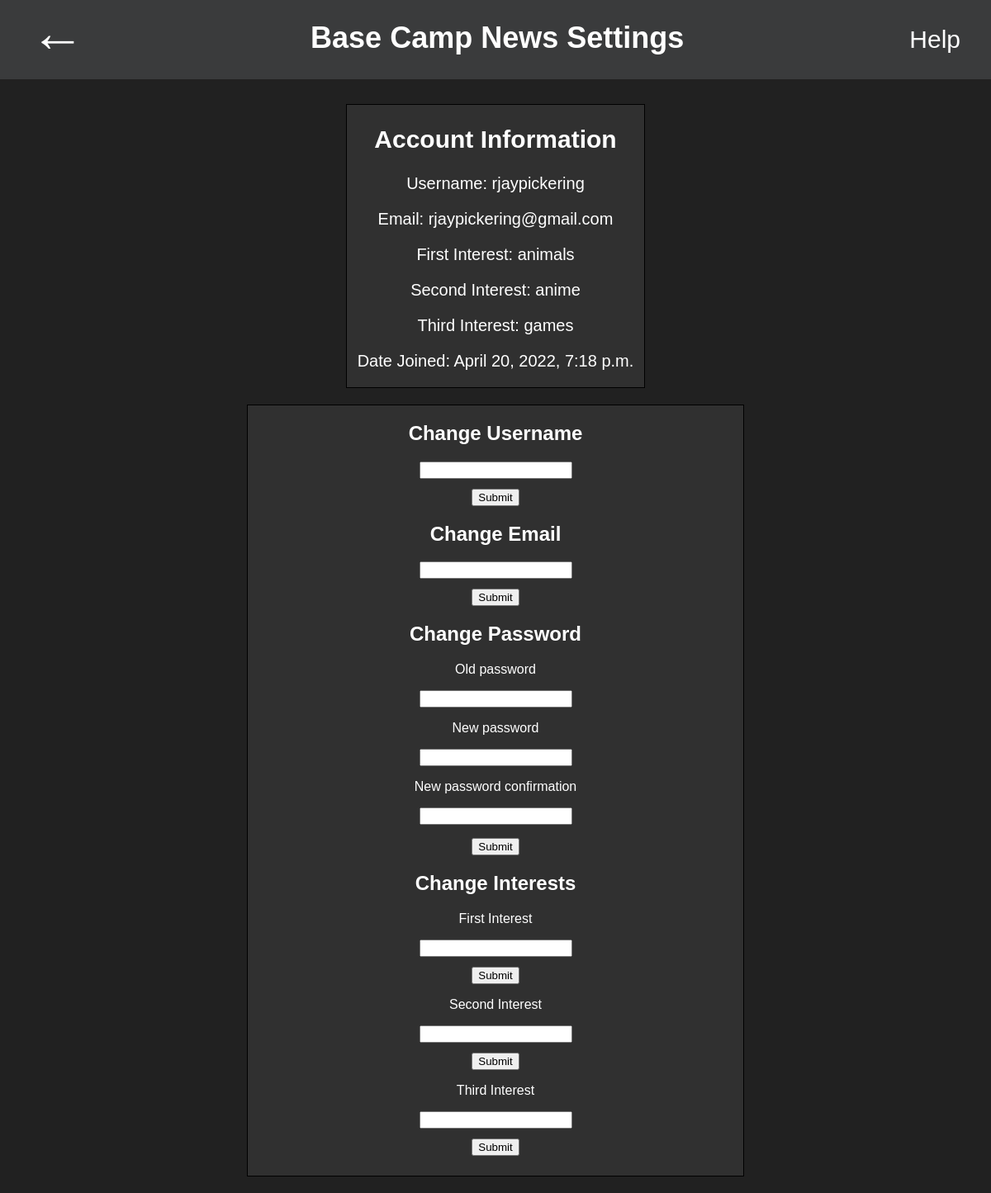
/setting/ (signed in), run on the app's committed database.
### application/models.py (models this page shows, shortened)
class Customer(AbstractBaseUser, PermissionsMixin):
    username = models.CharField(max_length=128, default='New_User_1953', blank="New_User_1953")
    email = models.EmailField(unique=True, default='')
    password1 = models.CharField(max_length=120)
    password2 = models.CharField(max_length=120)
    interest1 = models.CharField(max_length=50)
    interest2 = models.CharField(max_length=50)
    interest3 = models.CharField(max_length=50)
    is_staff = models.BooleanField(default=False)
    is_active = models.BooleanField(default=True)
    date_joined = models.DateTimeField(default=timezone.now)
    USERNAME_FIELD = 'email'
    REQUIRED_FIELDS = []
    objects = CustomerManager()

### application/views.py (the view)
# urls.py: path('setting/', settingStyle, name="settings"),
@login_required(login_url='signin')
def settingStyle(request):
    if request.method == 'POST':
        if 'password_change' in request.POST:
            if request.method == 'POST':
                form = PasswordChangeForm(request.user, request.POST)
                context = {'form':form}
                if form.is_valid():
                    user = form.save()
                    update_session_auth_hash(request, user)  # Important!
                    messages.success(request, 'Your password was successfully updated!')
                else:
                    messages.error(request, 'Please correct the error below.')
        elif 'username_change' in request.POST:
            username = request.user.username
            newusername = request.POST.get('new_username')
            user = Customer.objects.get(username = username)
            user.username = newusername
            user.save()
            form = PasswordChangeForm(request.user, request.POST)
            context = {'form':form}
        elif 'email_change' in request.POST:
            username = request.user.username
            newemail = request.POST.get('new_email')
            emails = Customer.objects.get(username = username)
            emails.email = newemail
            emails.save()
            form = PasswordChangeForm(request.user, request.POST)
            context = {'form':form}
        elif 'first_change' in request.POST:
            username = request.user.username
            newInterest = request.POST.get('new_first')
            Interest = Customer.objects.get(username = username)
            Interest.interest1 = newInterest
            Interest.save()
            form = PasswordChangeForm(request.user, request.POST)
            context = {'form':form}
        elif 'second_change' in request.POST:
            username = request.user.username
            newInterest = request.POST.get('new_second')
            Interest = Customer.objects.get(username = username)
            Interest.interest2 = newInterest
            Interest.save()
            form = PasswordChangeForm(request.user, request.POST)
            context = {'form':form}
        elif 'third_change' in request.POST:
            username = request.user.username
            newInterest = request.POST.get('new_third')
            Interest = Customer.objects.get(username = username)
            Interest.interest3 = newInterest
            Interest.save()
            form = PasswordChangeForm(request.user, request.POST)
            context = {'form':form}
    else:
        form = PasswordChangeForm(request.user, request.POST)
        context = {'form':form}
    return render(request, 'settings.html', context)

### application/templates/settings.html (shortened to what this page needs)
{% load static %}
<!DOCTYPE html>
<html lang="en">
  <head>
    <link rel="stylesheet" href="{% static 'index.css' %}" />
  </head>
  <body id="main" class="settings_background">
    <div class="settings_flex">
      <a href="{% url 'foryou' %}" class="home_settings">←</a>
      <h1>Base Camp News Settings</h1>
      <div class="help_button">
        <p class="openHelp" onclick="openHelp()">Help</p>
      </div>
    </div>
    <div class="settings_forms_2-0">
      <div class="information_box">
        <h2>Account Information</h2>
        <p>Username: {{request.user.username}}</p>
        <p>Email: {{request.user.email}}</p>
        <p>First Interest: {{request.user.interest1}}</p>
        <p>Second Interest: {{request.user.interest2}}</p>
        <p>Third Interest: {{request.user.interest3}}</p>
        <p>Date Joined: {{request.user.date_joined}}</p>
      </div>
      <div class="change_username">
        <form action="" method="POST" >
          <h2>Change Username</h2>
          <div><input
            type="text"
            name="new_username"
          />
          <div class="submit_button">
          <input type="submit" value="Submit" name="username_change" />
          </div>
        </form>
      </div>
      <div class="change_email">
        <form action="" method="POST" >
            <h2>Change Email</h2>
            <div><input
              type="text"
              name="new_email"
            />
            <div class="submit_button">
            <input type="submit" value="Submit" name="email_change" />
            </div>
        </form>
      </div>
      <div class="password_box">
        <form action="" method="POST" >
          <h2>Change Password</h2>
          <p>{{form.old_password.label}}</p>
          <p>{{form.old_password}}</p>
          <p>{{form.new_password1.label}}</p>
          <p>{{form.new_password1}}</p>
          <p>{{form.new_password2.label}}</p>
          <p>{{form.new_password2}}</p>
          <div class="submit_button">
          <input type="submit" value="Submit" name="password_change" />
          </div>
        </form>
      </div>
      <div class="interest_change">
        <form action="" method="POST" class="interest_change">
            <h2>Change Interests</h2>
            <p>First Interest</p>
            <div><input
              type="text"
              name="new_first"
            />
            <div class="submit_button">
            <input type="submit" value="Submit" name="first_change" />
            </div>
            <p>Second Interest</p>
            <div><input
              type="text"
              name="new_second"
            />
            <div class="submit_button">
            <input type="submit" value="Submit" name="second_change" />
            </div>
            <p>Third Interest</p>
            <div><input
              type="text"
              name="new_third"
            />
            <div class="submit_button">
            <input type="submit" value="Submit" name="third_change" />
            </div>
        </form>
      </div>
    </div>
  </body>
</html>

### application/static/index.css (style rules this page uses)
html, body { font-family: Arial, Helvetica, sans-serif; margin: 0; padding: 0; }
.settings_background { background-color: #212121; color: white; }
.settings_flex { display: flex; flex-direction: row; border: 1px solid #3a3b3c; background-color: #3a3b3c; justify-content: space-between; }
.settings_flex h1 { font-size: 3vw; }
.home_settings { font-size: 5.5vw; text-decoration: none; padding-left: 3vw; color: white; }
.help_button { margin-right: 3vw; }
.openHelp { font-size: 2.5vw; cursor: pointer; color: white; float: right; }
.information_box { border: 1px solid black; text-align: center; font-size: 2.5vh; width: 30vw; background-color: rgb(48, 48, 48); }
.change_username { border: 1px solid black; text-align: center; font-size: 2vh; width: 50vw; padding-bottom: 3vh; background-color: rgb(48, 48, 48); margin-top: 20px; margin-bottom: 20px; }
.submit_button { margin-top: 12px; }
.change_email { text-align: center; }
.password_box { text-align: center; }
.interest_change { text-align: center; }
.settings_forms_2-0 { display: flex; flex-direction: column; justify-content: center; align-items: center; margin-top: 2.5vw; }

### data on the page
Customer: user.username "rjaypickering", user.email "rjaypickering@gmail.com", user.interest1 "animals", user.interest2 "anime", user.interest3 "games", user.date_joined "April 20, 2022, 7:18 p.m."
